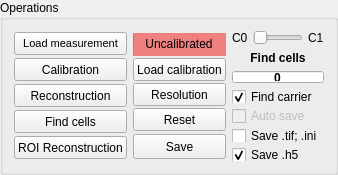
        <widget class="QGroupBox" name="TestGroup">
         <property name="sizePolicy">
          <sizepolicy hsizetype="MinimumExpanding" vsizetype="Preferred">
           <horstretch>0</horstretch>
           <verstretch>0</verstretch>
          </sizepolicy>
         </property>
         <property name="minimumSize">
          <size>
           <width>300</width>
           <height>175</height>
          </size>
         </property>
         <property name="maximumSize">
          <size>
           <width>350</width>
           <height>175</height>
          </size>
         </property>
         <property name="font">
          <font>
           <weight>50</weight>
           <bold>false</bold>
          </font>
         </property>
         <property name="title">
          <string>Operations</string>
         </property>
         <layout class="QGridLayout" name="gridLayout_6">
          <item row="0" column="0">
           <layout class="QVBoxLayout" name="verticalLayout_11">
            <property name="spacing">
             <number>2</number>
            </property>
            <item>
             <widget class="QPushButton" name="loadMeasurementButton">
              <property name="minimumSize">
               <size>
                <width>85</width>
                <height>23</height>
               </size>
              </property>
              <property name="maximumSize">
               <size>
                <width>200</width>
                <height>16777215</height>
               </size>
              </property>
              <property name="font">
               <font>
                <pointsize>8</pointsize>
                <weight>50</weight>
                <bold>false</bold>
               </font>
              </property>
              <property name="text">
               <string>Load measurement</string>
              </property>
             </widget>
            </item>
            <item>
             <widget class="QPushButton" name="calibrationButton">
              <property name="minimumSize">
               <size>
                <width>85</width>
                <height>23</height>
               </size>
              </property>
              <property name="maximumSize">
               <size>
                <width>180</width>
                <height>23</height>
               </size>
              </property>
              <property name="text">
               <string>Calibration</string>
              </property>
             </widget>
            </item>
            <item>
             <widget class="QPushButton" name="reconstructionButton">
              <property name="minimumSize">
               <size>
                <width>85</width>
                <height>23</height>
               </size>
              </property>
              <property name="maximumSize">
               <size>
                <width>180</width>
                <height>23</height>
               </size>
              </property>
              <property name="text">
               <string>Reconstruction</string>
              </property>
             </widget>
            </item>
            <item>
             <widget class="QPushButton" name="findCellButton">
              <property name="enabled">
               <bool>true</bool>
              </property>
              <property name="minimumSize">
               <size>
                <width>85</width>
                <height>23</height>
               </size>
              </property>
              <property name="maximumSize">
               <size>
                <width>180</width>
                <height>16777215</height>
               </size>
              </property>
              <property name="text">
               <string>Find cells</string>
              </property>
             </widget>
            </item>
            <item>
             <widget class="QPushButton" name="roiProcessButton">
              <property name="minimumSize">
               <size>
                <width>85</width>
                <height>23</height>
               </size>
              </property>
              <property name="maximumSize">
               <size>
                <width>190</width>
                <height>23</height>
               </size>
              </property>
              <property name="text">
               <string>ROI Reconstruction</string>
              </property>
             </widget>
            </item>
           </layout>
          </item>
          <item row="0" column="1">
           <layout class="QVBoxLayout" name="verticalLayout_4">
            <property name="spacing">
             <number>2</number>
            </property>
            <property name="topMargin">
             <number>2</number>
            </property>
            <property name="bottomMargin">
             <number>0</number>
            </property>
            <item>
             <widget class="QProgressBar" name="calibrationProgress">
              <property name="minimumSize">
               <size>
                <width>80</width>
                <height>23</height>
               </size>
              </property>
              <property name="maximumSize">
               <size>
                <width>100</width>
                <height>23</height>
               </size>
              </property>
              <property name="styleSheet">
               <string notr="true">QProgressBar
{
background-color :#F08080;
border : 1px;
}</string>
              </property>
              <property name="value">
               <number>0</number>
              </property>
              <property name="alignment">
               <set>Qt::AlignCenter</set>
              </property>
              <property name="textVisible">
               <bool>true</bool>
              </property>
              <property name="format">
               <string>Uncalibrated</string>
              </property>
             </widget>
            </item>
            <item>
             <widget class="QPushButton" name="loadCalibrationButton">
              <property name="sizePolicy">
               <sizepolicy hsizetype="Minimum" vsizetype="Minimum">
                <horstretch>0</horstretch>
                <verstretch>0</verstretch>
               </sizepolicy>
              </property>
              <property name="minimumSize">
               <size>
                <width>70</width>
                <height>23</height>
               </size>
              </property>
              <property name="maximumSize">
               <size>
                <width>100</width>
                <height>23</height>
               </size>
              </property>
              <property name="text">
               <string>Load calibration</string>
              </property>
             </widget>
            </item>
            <item>
             <widget class="QPushButton" name="resolutionButton">
              <property name="sizePolicy">
               <sizepolicy hsizetype="Expanding" vsizetype="Fixed">
                <horstretch>0</horstretch>
                <verstretch>0</verstretch>
               </sizepolicy>
              </property>
              <property name="minimumSize">
               <size>
                <width>70</width>
                <height>23</height>
               </size>
              </property>
              <property name="maximumSize">
               <size>
                <width>100</width>
                <height>16777215</height>
               </size>
              </property>
              <property name="text">
               <string>Resolution</string>
              </property>
             </widget>
            </item>
            <item>
             <widget class="QPushButton" name="resetButton">
              <property name="sizePolicy">
               <sizepolicy hsizetype="Minimum" vsizetype="Minimum">
                <horstretch>0</horstretch>
                <verstretch>0</verstretch>
               </sizepolicy>
              </property>
              <property name="minimumSize">
               <size>
                <width>80</width>
                <height>23</height>
               </size>
              </property>
              <property name="maximumSize">
               <size>
                <width>100</width>
                <height>23</height>
               </size>
              </property>
              <property name="text">
               <string>Reset</string>
              </property>
             </widget>
            </item>
            <item>
             <widget class="QPushButton" name="saveButton">
              <property name="sizePolicy">
               <sizepolicy hsizetype="Minimum" vsizetype="Minimum">
                <horstretch>0</horstretch>
                <verstretch>0</verstretch>
               </sizepolicy>
              </property>
              <property name="minimumSize">
               <size>
                <width>80</width>
                <height>25</height>
               </size>
              </property>
              <property name="maximumSize">
               <size>
                <width>100</width>
                <height>23</height>
               </size>
              </property>
              <property name="text">
               <string>Save</string>
              </property>
             </widget>
            </item>
           </layout>
          </item>
          <item row="0" column="2">
           <layout class="QVBoxLayout" name="verticalLayout_8">
            <item>
             <layout class="QHBoxLayout" name="horizontalLayout_14">
              <property name="spacing">
               <number>5</number>
              </property>
              <item>
               <widget class="QLabel" name="label_15">
                <property name="maximumSize">
                 <size>
                  <width>20</width>
                  <height>16777215</height>
                 </size>
                </property>
                <property name="text">
                 <string>C0</string>
                </property>
               </widget>
              </item>
              <item>
               <widget class="QSlider" name="channelSwitch">
                <property name="maximumSize">
                 <size>
                  <width>50</width>
                  <height>16777215</height>
                 </size>
                </property>
                <property name="maximum">
                 <number>1</number>
                </property>
                <property name="pageStep">
                 <number>1</number>
                </property>
                <property name="orientation">
                 <enum>Qt::Horizontal</enum>
                </property>
                <property name="tickPosition">
                 <enum>QSlider::NoTicks</enum>
                </property>
               </widget>
              </item>
              <item>
               <widget class="QLabel" name="label_16">
                <property name="maximumSize">
                 <size>
                  <width>20</width>
                  <height>16777215</height>
                 </size>
                </property>
                <property name="text">
                 <string>C1</string>
                </property>
               </widget>
              </item>
             </layout>
            </item>
            <item>
             <widget class="QLabel" name="label_5">
              <property name="maximumSize">
               <size>
                <width>120</width>
                <height>25</height>
               </size>
              </property>
              <property name="font">
               <font>
                <weight>75</weight>
                <bold>true</bold>
               </font>
              </property>
              <property name="layoutDirection">
               <enum>Qt::LeftToRight</enum>
              </property>
              <property name="text">
               <string>Find cells</string>
              </property>
              <property name="alignment">
               <set>Qt::AlignCenter</set>
              </property>
             </widget>
            </item>
            <item>
             <widget class="QSpinBox" name="cellNumber">
              <property name="minimumSize">
               <size>
                <width>50</width>
                <height>0</height>
               </size>
              </property>
              <property name="maximumSize">
               <size>
                <width>130</width>
                <height>16777215</height>
               </size>
              </property>
              <property name="font">
               <font>
                <weight>75</weight>
                <bold>true</bold>
               </font>
              </property>
              <property name="layoutDirection">
               <enum>Qt::LeftToRight</enum>
              </property>
              <property name="autoFillBackground">
               <bool>false</bool>
              </property>
              <property name="alignment">
               <set>Qt::AlignCenter</set>
              </property>
              <property name="readOnly">
               <bool>true</bool>
              </property>
              <property name="buttonSymbols">
               <enum>QAbstractSpinBox::NoButtons</enum>
              </property>
             </widget>
            </item>
            <item>
             <widget class="QCheckBox" name="usePrecalibration">
              <property name="sizePolicy">
               <sizepolicy hsizetype="Minimum" vsizetype="Fixed">
                <horstretch>0</horstretch>
                <verstretch>1</verstretch>
               </sizepolicy>
              </property>
              <property name="layoutDirection">
               <enum>Qt::LeftToRight</enum>
              </property>
              <property name="autoFillBackground">
               <bool>false</bool>
              </property>
              <property name="text">
               <string>Find carrier</string>
              </property>
              <property name="checked">
               <bool>true</bool>
              </property>
             </widget>
            </item>
            <item>
             <widget class="QCheckBox" name="autoSave">
              <property name="enabled">
               <bool>false</bool>
              </property>
              <property name="text">
               <string>Auto save</string>
              </property>
              <property name="checked">
               <bool>false</bool>
              </property>
             </widget>
            </item>
            <item>
             <widget class="QCheckBox" name="saveTif">
              <property name="enabled">
               <bool>true</bool>
              </property>
              <property name="text">
               <string>Save .tif; .ini</string>
              </property>
              <property name="checked">
               <bool>false</bool>
              </property>
             </widget>
            </item>
            <item>
             <widget class="QCheckBox" name="saveH5">
              <property name="text">
               <string>Save .h5</string>
              </property>
              <property name="checked">
               <bool>true</bool>
              </property>
             </widget>
            </item>
           </layout>
          </item>
         </layout>
        </widget>
